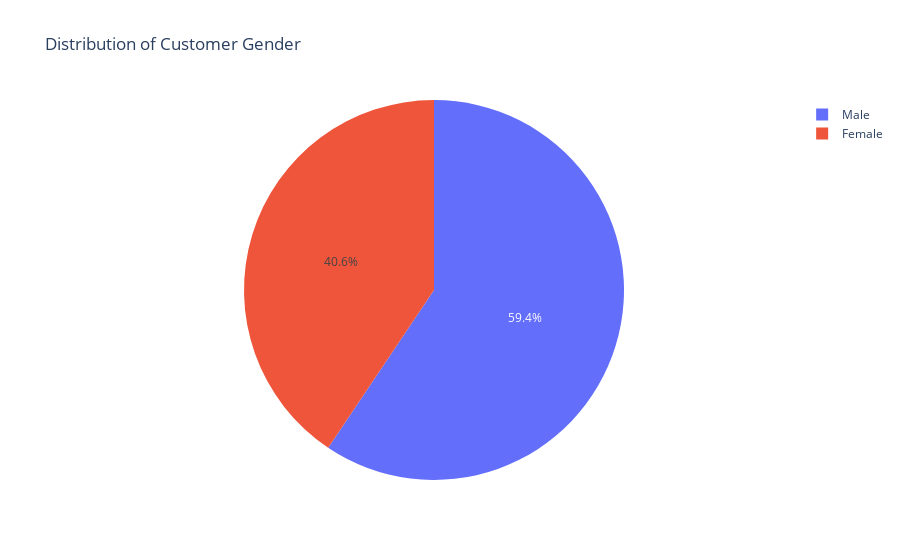

The code cell stored with this chart in its notebook:
### Code cell
pie_categorical('gender','Gender','Distribution of Customer Gender')

### Figure 1 — Plotly figure (JSON) as saved in the notebook; plotly's stock layout.template omitted (floating-point values rounded to 4 significant figures; data arrays with more than 128 entries replaced by an {"elided": "..."} marker saying what was removed)
{"data": [{"domain": {"x": [0, 1], "y": [0, 1]}, "hovertemplate": "Gender=%{label}<extra></extra>", "labels": {"elided": "27857 str values"}, "legendgroup": "", "name": "", "showlegend": true, "type": "pie"}], "layout": {"legend": {"tracegroupgap": 0}, "title": {"text": "Distribution of Customer Gender"}}}
